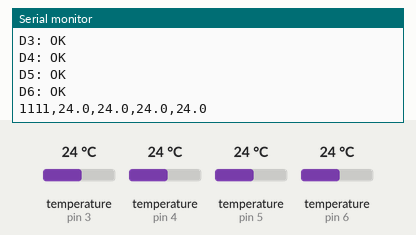
Bench run of a sketch on a simulated Arduino Uno, built with avr-gcc and run on an emulated ATmega328P. Shown: the last lines printed to the serial monitor. The inputs (shaded band) are chosen by the test bench; at power-on: temperature (sensors on pin 3, pin 4, pin 5, pin 6) 24 °C.

Above: at 1.3 s.
1.4 s: temperature (sensor on pin 3) set to 12 °C
At 2.7 s:
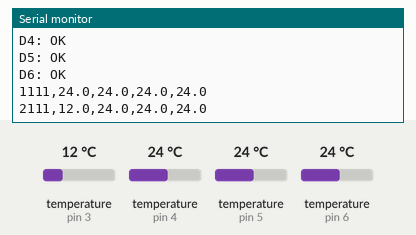
2.9 s: temperature (sensor on pin 4) set to 12 °C
At 4.0 s:
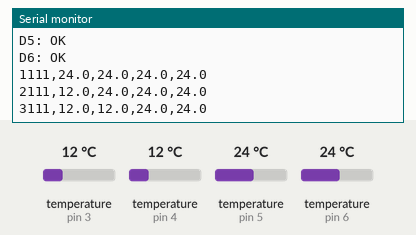
4.4 s: temperature (sensor on pin 5) set to 12 °C
At 5.7 s:
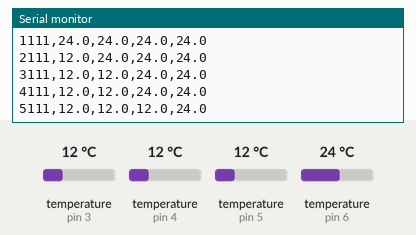
5.9 s: temperature (sensor on pin 6) set to 12 °C
At 6.6 s:
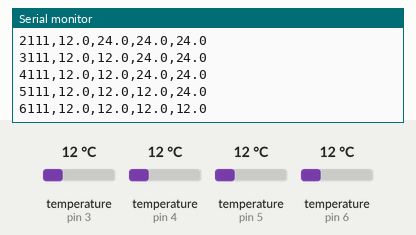
7.4 s: temperature (sensor on pin 3) set to 19 °C
At 8.7 s:
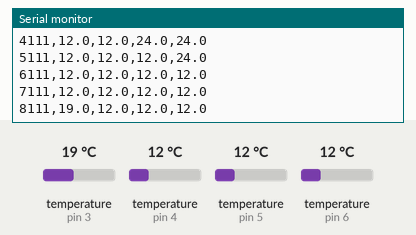
8.9 s: temperature (sensor on pin 4) set to 19 °C
At 10.0 s:
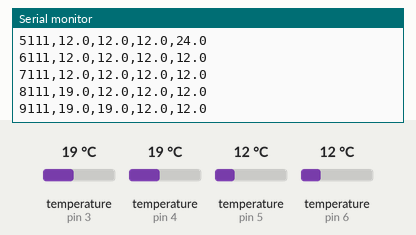
Timing chart, 0 to 11.4 s (numbered marks = the images above; inputs shaded):
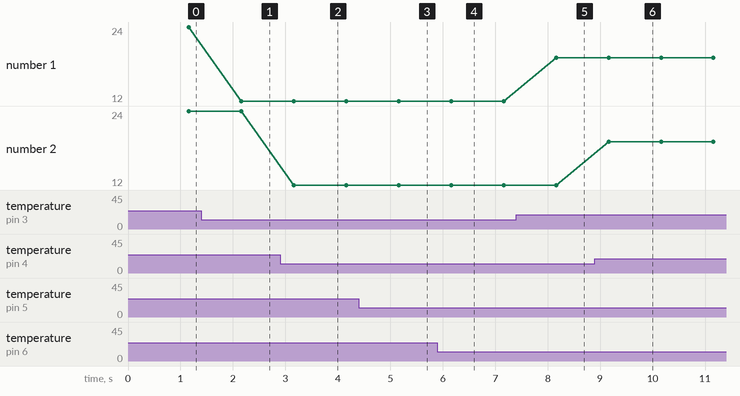

Measured:
- after the input at 1.4 s, the serial monitor: prints a new line after 0.76 s (image 1)
- after the input at 2.9 s, the serial monitor: prints a new line after 0.26 s (image 2)
- after the input at 4.4 s, the serial monitor: prints a new line after 0.76 s (image 3)
- after the input at 5.9 s, the serial monitor: prints a new line after 0.26 s (image 4)
- after the input at 7.4 s, the serial monitor: prints a new line after 0.76 s (image 5)
- after the input at 8.9 s, the serial monitor: prints a new line after 0.26 s (image 6)
- plotted number 1: 24 → 12 after the input at 1.4 s, 12 → 19 after the input at 7.4 s

The sketch:

termometrs.ino
```cpp
#include <OneWire.h>
#include <DallasTemperature.h>

#define PIN_D3 3
#define PIN_D4 4
#define PIN_D5 5
#define PIN_D6 6

#define WINDOW_SECONDS 30
#define SAMPLE_PERIOD_MS 1000UL
#define CONVERSION_MS 750

OneWire ow3(PIN_D3), ow4(PIN_D4), ow5(PIN_D5), ow6(PIN_D6);
DallasTemperature dt3(&ow3), dt4(&ow4), dt5(&ow5), dt6(&ow6);

struct Sample {
  uint32_t tms;
  int16_t c10[4];
};

Sample ring[WINDOW_SECONDS];
uint8_t head = 0;
uint8_t count = 0;

uint32_t nextSampleAt = 0;
uint32_t convReadyAt = 0;
bool conversionInFlight = false;

bool ok3=false, ok4=false, ok5=false, ok6=false;

bool hasSensor(DallasTemperature &dt) {
  DeviceAddress addr;
  return dt.getAddress(addr, 0);
}

static inline int16_t clampToI16(long v) {
  if (v > INT16_MAX) return INT16_MAX;
  if (v < INT16_MIN) return INT16_MIN;
  return (int16_t)v;
}

int16_t readC10NoRequest(DallasTemperature &dt) {
  float c = dt.getTempCByIndex(0);
  if (c == DEVICE_DISCONNECTED_C) return INT16_MIN;
  long v = lroundf(c * 10.0f);
  return clampToI16(v);
}

void pushSample(uint32_t tms, int16_t a, int16_t b, int16_t c, int16_t d) {
  ring[head].tms = tms;
  ring[head].c10[0] = a;
  ring[head].c10[1] = b;
  ring[head].c10[2] = c;
  ring[head].c10[3] = d;
  head = (uint8_t)((head + 1) % WINDOW_SECONDS);
  if (count < WINDOW_SECONDS) count++;
}

void printLatest() {
  if (count == 0) return;
  uint8_t idx = (uint8_t)((head + WINDOW_SECONDS - 1) % WINDOW_SECONDS);

  Serial.print(ring[idx].tms);
  Serial.print(',');

  for (uint8_t i = 0; i < 4; i++) {
    int16_t v = ring[idx].c10[i];
    if (v == INT16_MIN) {
      Serial.print("NA");
    } else {
      int16_t whole = v / 10;
      int16_t frac  = abs(v % 10);
      Serial.print(whole);
      Serial.print('.');
      Serial.print(frac);
    }
    if (i < 3) Serial.print(',');
  }
  Serial.println();
}

void setupSensor(DallasTemperature &dt) {
  dt.begin();
  dt.setWaitForConversion(false);
  dt.setResolution(12);
}

void setup() {
  Serial.begin(115200);

  setupSensor(dt3);
  setupSensor(dt4);
  setupSensor(dt5);
  setupSensor(dt6);

  ok3 = hasSensor(dt3);
  ok4 = hasSensor(dt4);
  ok5 = hasSensor(dt5);
  ok6 = hasSensor(dt6);

  Serial.print("D3: "); Serial.println(ok3 ? "OK" : "NONE");
  Serial.print("D4: "); Serial.println(ok4 ? "OK" : "NONE");
  Serial.print("D5: "); Serial.println(ok5 ? "OK" : "NONE");
  Serial.print("D6: "); Serial.println(ok6 ? "OK" : "NONE");

  uint32_t now = millis();
  nextSampleAt = now + SAMPLE_PERIOD_MS;

  if (ok3) dt3.requestTemperatures();
  if (ok4) dt4.requestTemperatures();
  if (ok5) dt5.requestTemperatures();
  if (ok6) dt6.requestTemperatures();

  conversionInFlight = true;
  convReadyAt = now + CONVERSION_MS;
}

void loop() {
  uint32_t now = millis();

  if (conversionInFlight &&
      (int32_t)(now - convReadyAt) >= 0 &&
      (int32_t)(now - nextSampleAt) >= 0) {

    int16_t t1 = ok3 ? readC10NoRequest(dt3) : INT16_MIN;
    int16_t t2 = ok4 ? readC10NoRequest(dt4) : INT16_MIN;
    int16_t t3v = ok5 ? readC10NoRequest(dt5) : INT16_MIN;
    int16_t t4v = ok6 ? readC10NoRequest(dt6) : INT16_MIN;

    pushSample(now, t1, t2, t3v, t4v);
    printLatest();

    do {
      nextSampleAt += SAMPLE_PERIOD_MS;
    } while ((int32_t)(now - nextSampleAt) >= 0);

    if (ok3) dt3.requestTemperatures();
    if (ok4) dt4.requestTemperatures();
    if (ok5) dt5.requestTemperatures();
    if (ok6) dt6.requestTemperatures();

    convReadyAt = now + CONVERSION_MS;
    conversionInFlight = true;
  }
}
```
